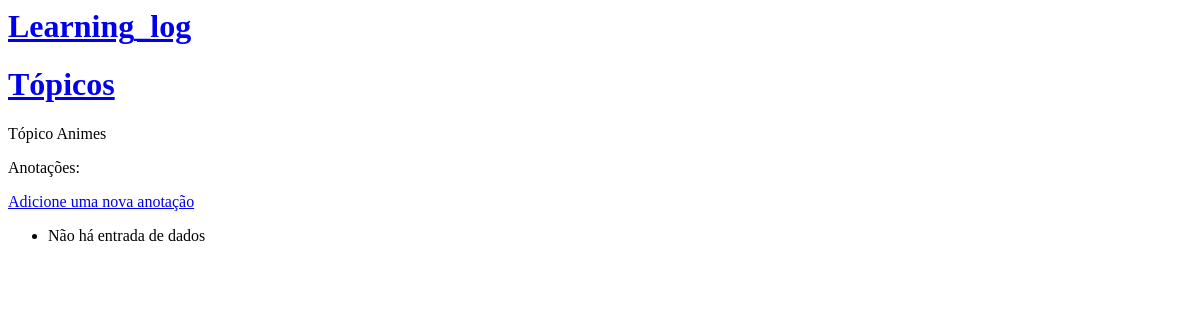
The app's page /topic/7/, older data.
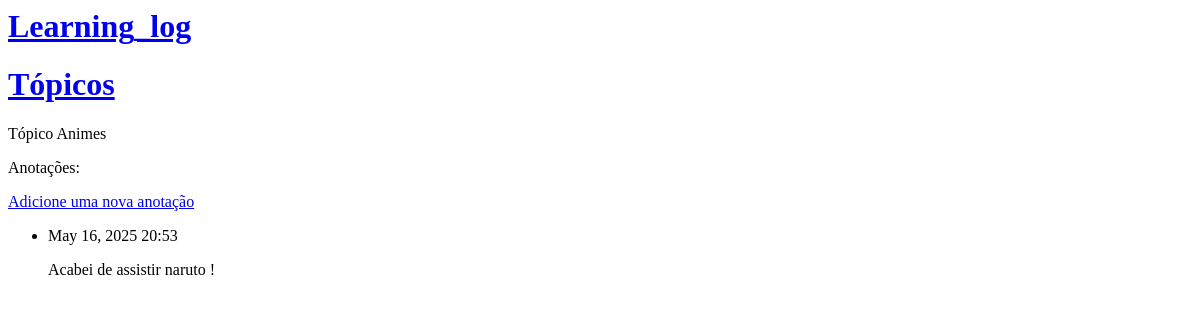
The same page, newer data.
### learning_logs/models.py (models this page shows, shortened)
class Entry(models.Model):
    topic=models.ForeignKey(Topic, on_delete=models.CASCADE)
    text=models.TextField()
    date_added = models.DateTimeField(auto_now=True)
    class Meta:
        verbose_name_plural = "Entries"

### learning_logs/views.py (the view)
# urls.py: path('topic/<topic_id>/', views.topic,name='topic'),
def topic (request, topic_id):
    topic = Topic.objects.get(id = topic_id)
    entries = topic.entry_set.order_by('-date_added')
    context = {'topic':topic,'entries':entries}
    return render (request,'learning_logs/topic.html',context)

### learning_logs/models.py (called while the page is built)
    def __str__(self):
        return self.text

### learning_logs/templates/learning_logs/topic.html
{% extends "learning_logs/base.html" %}
{% block content %}
<p>Tópico {{ topic }} </p>
<p>Anotações:</p>
<p><a href="{% url 'new_entry' topic.id %}">Adicione uma nova anotação</a></p>
<ul>
    {% for entry in entries %}
    <li>
        <p>{{ entry.date_added | date:'M d, Y H:i' }}</p>
        <p>{{ entry.text | linebreaks }}</p>
    </li>
    {% empty %}
    <li>Não há entrada de dados</li>
    {% endfor %}
</ul>
{% endblock content %}

Row changes from the older to the newer data that the page shows:
added Entry: date_added "May 16, 2025 20:53", text "Acabei de assistir naruto !"
Text that changed along with them:
text no longer shown: "Não há entrada de dados"
